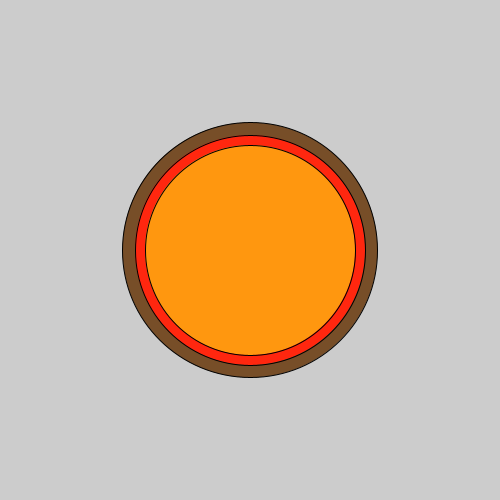
Frame 1 (no input)
Frame 60 (the mouse pressed at the canvas centre just before this capture): identical to frame 1, image omitted
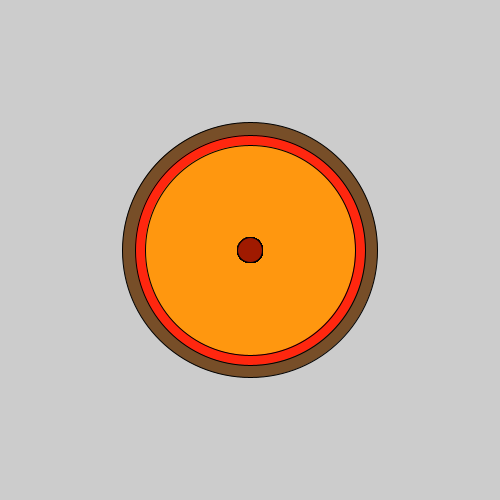
Frame 120 (the mouse held since frame 60 and released just before this capture)

The Processing sketch that drew these frames (run headless with seeded random() and noise(); from frame 60 on, the mouse is pressed at the canvas centre):

// Processing sketch: Pizza_Topper
// ── Pizza_Topper.pde
void setup(){
  
  size(500, 500);
  fill(119,78,40); // Brown - Crust
  ellipse(250,250,255,255);
  fill(255,39,15); // Red - Sauce
  ellipse(250,250,230,230);
  fill(255,151,15); // Yellow - Cheese
  ellipse(250,250,210,210);
  

}

void draw(){
   if (mousePressed) {
    fill(160,26,0); // Dark Red
    ellipse(mouseX,mouseY,25,25);
   }
}
